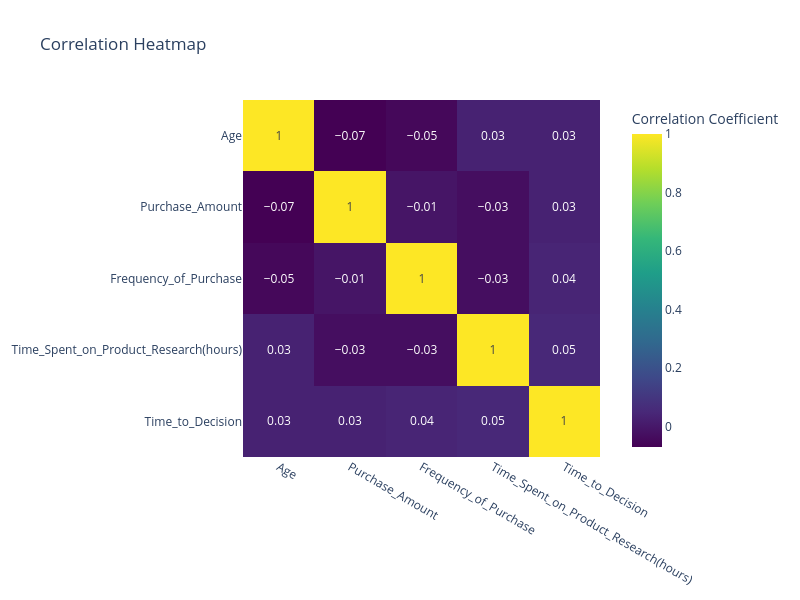

Notebook source saved alongside this figure:
### Code cell
# Let's create a correlation heatmap to visualise relationships between variables
# Purchase_Amount is already in numeric format from previous processing

corr = df[['Age', 'Purchase_Amount', 'Frequency_of_Purchase', 'Time_Spent_on_Product_Research(hours)', 'Time_to_Decision']].corr()

# First we'll make sure to show only two decimal places
corr = corr.round(2)

# And we'll plot it and style it
px.imshow(corr, text_auto=True, title='Correlation Heatmap',
          color_continuous_scale='Viridis',
          labels={'color': 'Correlation Coefficient'}).update_layout(width=800, height=600)

### Figure 1 — Plotly figure (JSON) as saved in the notebook; plotly's stock layout.template omitted (floating-point values rounded to 4 significant figures)
{"data": [{"coloraxis": "coloraxis", "hovertemplate": "x: %{x}<br>y: %{y}<br>Correlation Coefficient: %{z}<extra></extra>", "name": "0", "texttemplate": "%{z}", "type": "heatmap", "x": ["Age", "Purchase_Amount", "Frequency_of_Purchase", "Time_Spent_on_Product_Research(hours)", "Time_to_Decision"], "xaxis": "x", "y": ["Age", "Purchase_Amount", "Frequency_of_Purchase", "Time_Spent_on_Product_Research(hours)", "Time_to_Decision"], "yaxis": "y", "z": [[1, -0.07, -0.05, 0.03, 0.03], [-0.07, 1, -0.01, -0.03, 0.03], [-0.05, -0.01, 1, -0.03, 0.04], [0.03, -0.03, -0.03, 1, 0.05], [0.03, 0.03, 0.04, 0.05, 1]]}], "layout": {"coloraxis": {"colorbar": {"title": {"text": "Correlation Coefficient"}}, "colorscale": [[0, "#440154"], [0.1111, "#482878"], [0.2222, "#3e4989"], [0.3333, "#31688e"], [0.4444, "#26828e"], [0.5556, "#1f9e89"], [0.6667, "#35b779"], [0.7778, "#6ece58"], [0.8889, "#b5de2b"], [1, "#fde725"]]}, "height": 600, "title": {"text": "Correlation Heatmap"}, "width": 800, "xaxis": {"anchor": "y", "constrain": "domain", "domain": [0, 1], "scaleanchor": "y"}, "yaxis": {"anchor": "x", "autorange": "reversed", "constrain": "domain", "domain": [0, 1]}}}
